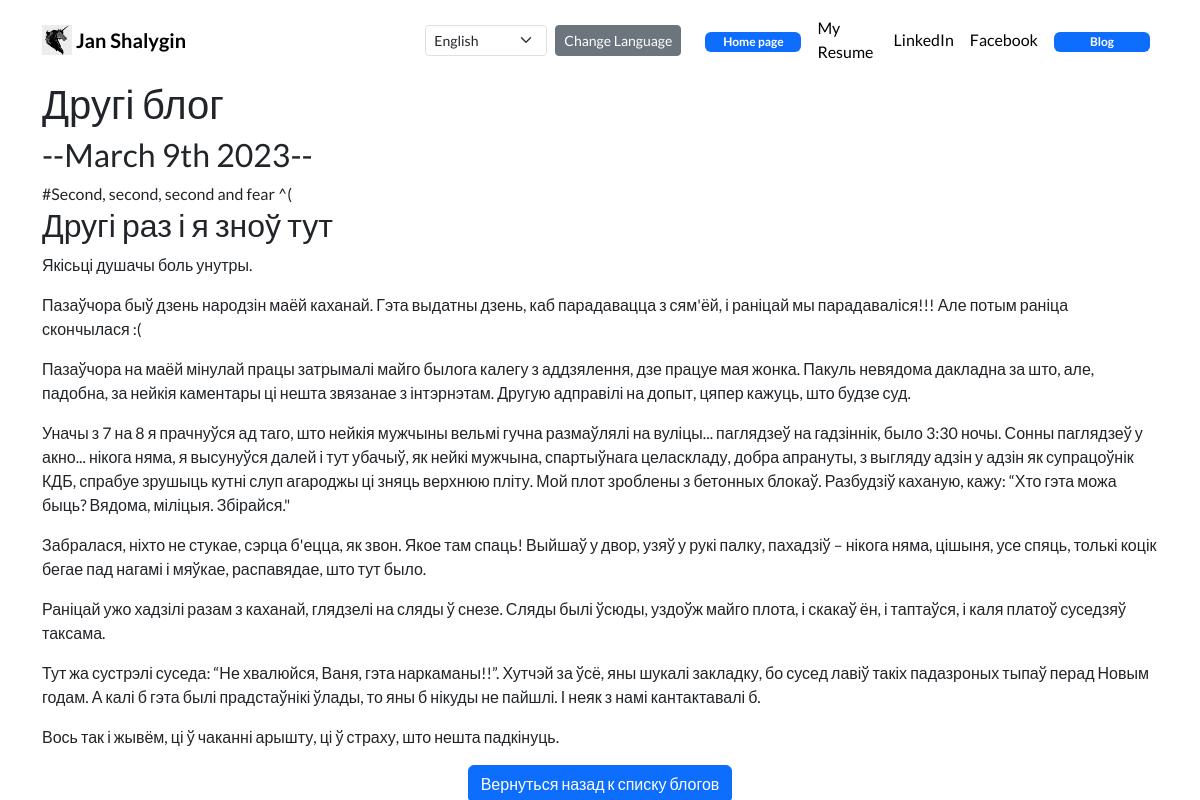
The page /en/blog/2/ on the database its author committed.
### blog/models.py (models this page shows, shortened)
class Blog(models.Model):
    title = models.CharField(max_length=200)
    data_post = models.DateField()
    discripton = models.TextField()

### blog/views.py (the view)
# urls.py: path('<int:blog_id>/', views.detail, name='detail'),
def detail(request, blog_id):
    blog = get_object_or_404(Blog, pk=blog_id)
    return render(request, 'blog/detail.html', {'blog': blog})

### blog/templates/blog/detail.html
{% extends 'portfolio/base.html' %}
{% block content %}
    <h1>{{ blog.title }}</h1>
    <h2>--{{ blog.data_post|date:'F jS Y' }}--</h2>
    {{ blog.discripton|safe }}
    <div class="d-flex justify-content-center">
        <a href="{% url 'blog:all_blogs' %} " class="btn btn-primary">Вернуться назад к списку блогов </a>
    </div>
{% endblock %}

### portfolio/static/portfolio/custom.css (style rules this page uses)
body { font-family: 'Lato', sans-serif; }

### rows shown on the page
Blog: title "Другі блог", data_post "March 9th 2023", discripton "#Second, second, second and fear ^( Другі раз і я зноў тут Якісьці душачы боль унутры. Пазаўчора быў дзень народзін маёй каханай. Гэта выдатны дзень, каб парадавацца з сям'ёй, і раніцай мы парадаваліся!!! Але потым раніца скончылася :( Пазаўчора на маёй мінулай працы затрымалі майго былога калегу з аддзялення, дзе працуе мая жонка. Пакуль невядома дакладна за што, але, падобна, за нейкія каментары ці нешта звязанае з інтэрнэтам. Другую адправілі на допыт, цяпер кажуць, што будзе суд. Уначы з 7 на 8 я прачнуўся ад таго, што нейкія мужчыны вельмі гучна размаўлялі на вуліцы... паглядзеў на гадзіннік, было 3:30 ночы. Сонны паглядзеў у акно... нікога няма, я высунуўся далей і тут убачыў, як…"
